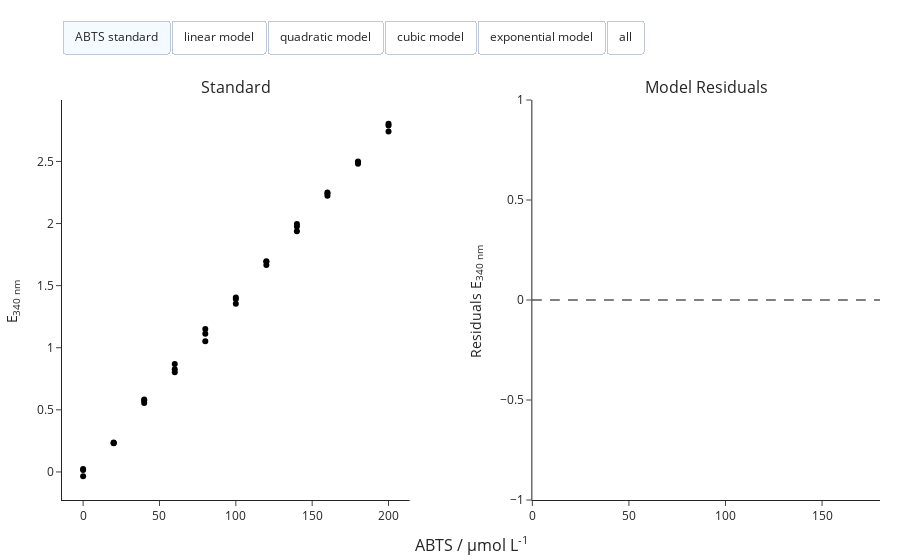

The notebook cell saved with this chart:
### Markdown cell above
## Model visualization

Models can be visualized, displaying the measured samples used for fitting of thee model, as well as the fitted model. Additionally, the residuals of the model are visualized.

### Code cell
# Visualize the models
calibrator.visualize()

### Figure 1 — Plotly figure (JSON) as saved in the notebook; plotly's stock layout.template omitted (floating-point values rounded to 4 significant figures; data arrays with more than 128 entries replaced by an {"elided": "..."} marker saying what was removed)
{"data": [{"customdata": ["ABTS standard"], "hovertemplate": "Signal: %{y:.2f}", "marker": {"color": "#000000"}, "mode": "markers", "name": "sample0", "showlegend": false, "type": "scatter", "visible": true, "x": [0], "xaxis": "x", "y": [0.02351], "yaxis": "y"}, {"customdata": ["ABTS standard"], "hovertemplate": "Signal: %{y:.2f}", "marker": {"color": "#000000"}, "mode": "markers", "name": "sample1", "showlegend": false, "type": "scatter", "visible": true, "x": [0], "xaxis": "x", "y": [-0.03469], "yaxis": "y"}, {"customdata": ["ABTS standard"], "hovertemplate": "Signal: %{y:.2f}", "marker": {"color": "#000000"}, "mode": "markers", "name": "sample2", "showlegend": false, "type": "scatter", "visible": true, "x": [0], "xaxis": "x", "y": [0.01535], "yaxis": "y"}, {"customdata": ["ABTS standard"], "hovertemplate": "Signal: %{y:.2f}", "marker": {"color": "#000000"}, "mode": "markers", "name": "sample3", "showlegend": false, "type": "scatter", "visible": true, "x": [20], "xaxis": "x", "y": [0.2374], "yaxis": "y"}, {"customdata": ["ABTS standard"], "hovertemplate": "Signal: %{y:.2f}", "marker": {"color": "#000000"}, "mode": "markers", "name": "sample4", "showlegend": false, "type": "scatter", "visible": true, "x": [20], "xaxis": "x", "y": [0.2322], "yaxis": "y"}, {"customdata": ["ABTS standard"], "hovertemplate": "Signal: %{y:.2f}", "marker": {"color": "#000000"}, "mode": "markers", "name": "sample5", "showlegend": false, "type": "scatter", "visible": true, "x": [20], "xaxis": "x", "y": [0.2306], "yaxis": "y"}, {"customdata": ["ABTS standard"], "hovertemplate": "Signal: %{y:.2f}", "marker": {"color": "#000000"}, "mode": "markers", "name": "sample6", "showlegend": false, "type": "scatter", "visible": true, "x": [40], "xaxis": "x", "y": [0.5755], "yaxis": "y"}, {"customdata": ["ABTS standard"], "hovertemplate": "Signal: %{y:.2f}", "marker": {"color": "#000000"}, "mode": "markers", "name": "sample7", "showlegend": false, "type": "scatter", "visible": true, "x": [40], "xaxis": "x", "y": [0.5829], "yaxis": "y"}, {"customdata": ["ABTS standard"], "hovertemplate": "Signal: %{y:.2f}", "marker": {"color": "#000000"}, "mode": "markers", "name": "sample8", "showlegend": false, "type": "scatter", "visible": true, "x": [40], "xaxis": "x", "y": [0.5544], "yaxis": "y"}, {"customdata": ["ABTS standard"], "hovertemplate": "Signal: %{y:.2f}", "marker": {"color": "#000000"}, "mode": "markers", "name": "sample9", "showlegend": false, "type": "scatter", "visible": true, "x": [60], "xaxis": "x", "y": [0.8685], "yaxis": "y"}, {"customdata": ["ABTS standard"], "hovertemplate": "Signal: %{y:.2f}", "marker": {"color": "#000000"}, "mode": "markers", "name": "sample10", "showlegend": false, "type": "scatter", "visible": true, "x": [60], "xaxis": "x", "y": [0.8036], "yaxis": "y"}, {"customdata": ["ABTS standard"], "hovertemplate": "Signal: %{y:.2f}", "marker": {"color": "#000000"}, "mode": "markers", "name": "sample11", "showlegend": false, "type": "scatter", "visible": true, "x": [60], "xaxis": "x", "y": [0.8267], "yaxis": "y"}, {"customdata": ["ABTS standard"], "hovertemplate": "Signal: %{y:.2f}", "marker": {"color": "#000000"}, "mode": "markers", "name": "sample12", "showlegend": false, "type": "scatter", "visible": true, "x": [80], "xaxis": "x", "y": [1.053], "yaxis": "y"}, {"customdata": ["ABTS standard"], "hovertemplate": "Signal: %{y:.2f}", "marker": {"color": "#000000"}, "mode": "markers", "name": "sample13", "showlegend": false, "type": "scatter", "visible": true, "x": [80], "xaxis": "x", "y": [1.113], "yaxis": "y"}, {"customdata": ["ABTS standard"], "hovertemplate": "Signal: %{y:.2f}", "marker": {"color": "#000000"}, "mode": "markers", "name": "sample14", "showlegend": false, "type": "scatter", "visible": true, "x": [80], "xaxis": "x", "y": [1.151], "yaxis": "y"}, {"customdata": ["ABTS standard"], "hovertemplate": "Signal: %{y:.2f}", "marker": {"color": "#000000"}, "mode": "markers", "name": "sample15", "showlegend": false, "type": "scatter", "visible": true, "x": [100], "xaxis": "x", "y": [1.354], "yaxis": "y"}, {"customdata": ["ABTS standard"], "hovertemplate": "Signal: %{y:.2f}", "marker": {"color": "#000000"}, "mode": "markers", "name": "sample16", "showlegend": false, "type": "scatter", "visible": true, "x": [100], "xaxis": "x", "y": [1.405], "yaxis": "y"}, {"customdata": ["ABTS standard"], "hovertemplate": "Signal: %{y:.2f}", "marker": {"color": "#000000"}, "mode": "markers", "name": "sample17", "showlegend": false, "type": "scatter", "visible": true, "x": [100], "xaxis": "x", "y": [1.393], "yaxis": "y"}, {"customdata": ["ABTS standard"], "hovertemplate": "Signal: %{y:.2f}", "marker": {"color": "#000000"}, "mode": "markers", "name": "sample18", "showlegend": false, "type": "scatter", "visible": true, "x": [120], "xaxis": "x", "y": [1.696], "yaxis": "y"}, {"customdata": ["ABTS standard"], "hovertemplate": "Signal: %{y:.2f}", "marker": {"color": "#000000"}, "mode": "markers", "name": "sample19", "showlegend": false, "type": "scatter", "visible": true, "x": [120], "xaxis": "x", "y": [1.692], "yaxis": "y"}, {"customdata": ["ABTS standard"], "hovertemplate": "Signal: %{y:.2f}", "marker": {"color": "#000000"}, "mode": "markers", "name": "sample20", "showlegend": false, "type": "scatter", "visible": true, "x": [120], "xaxis": "x", "y": [1.666], "yaxis": "y"}, {"customdata": ["ABTS standard"], "hovertemplate": "Signal: %{y:.2f}", "marker": {"color": "#000000"}, "mode": "markers", "name": "sample21", "showlegend": false, "type": "scatter", "visible": true, "x": [140], "xaxis": "x", "y": [1.937], "yaxis": "y"}, {"customdata": ["ABTS standard"], "hovertemplate": "Signal: %{y:.2f}", "marker": {"color": "#000000"}, "mode": "markers", "name": "sample22", "showlegend": false, "type": "scatter", "visible": true, "x": [140], "xaxis": "x", "y": [1.996], "yaxis": "y"}, {"customdata": ["ABTS standard"], "hovertemplate": "Signal: %{y:.2f}", "marker": {"color": "#000000"}, "mode": "markers", "name": "sample23", "showlegend": false, "type": "scatter", "visible": true, "x": [140], "xaxis": "x", "y": [1.975], "yaxis": "y"}, {"customdata": ["ABTS standard"], "hovertemplate": "Signal: %{y:.2f}", "marker": {"color": "#000000"}, "mode": "markers", "name": "sample24", "showlegend": false, "type": "scatter", "visible": true, "x": [160], "xaxis": "x", "y": [2.25], "yaxis": "y"}, {"customdata": ["ABTS standard"], "hovertemplate": "Signal: %{y:.2f}", "marker": {"color": "#000000"}, "mode": "markers", "name": "sample25", "showlegend": false, "type": "scatter", "visible": true, "x": [160], "xaxis": "x", "y": [2.241], "yaxis": "y"}, {"customdata": ["ABTS standard"], "hovertemplate": "Signal: %{y:.2f}", "marker": {"color": "#000000"}, "mode": "markers", "name": "sample26", "showlegend": false, "type": "scatter", "visible": true, "x": [160], "xaxis": "x", "y": [2.224], "yaxis": "y"}, {"customdata": ["ABTS standard"], "hovertemplate": "Signal: %{y:.2f}", "marker": {"color": "#000000"}, "mode": "markers", "name": "sample27", "showlegend": false, "type": "scatter", "visible": true, "x": [180], "xaxis": "x", "y": [2.482], "yaxis": "y"}, {"customdata": ["ABTS standard"], "hovertemplate": "Signal: %{y:.2f}", "marker": {"color": "#000000"}, "mode": "markers", "name": "sample28", "showlegend": false, "type": "scatter", "visible": true, "x": [180], "xaxis": "x", "y": [2.493], "yaxis": "y"}, {"customdata": ["ABTS standard"], "hovertemplate": "Signal: %{y:.2f}", "marker": {"color": "#000000"}, "mode": "markers", "name": "sample29", "showlegend": false, "type": "scatter", "visible": true, "x": [180], "xaxis": "x", "y": [2.5], "yaxis": "y"}, {"customdata": ["ABTS standard"], "hovertemplate": "Signal: %{y:.2f}", "marker": {"color": "#000000"}, "mode": "markers", "name": "sample30", "showlegend": false, "type": "scatter", "visible": true, "x": [200], "xaxis": "x", "y": [2.804], "yaxis": "y"}, {"customdata": ["ABTS standard"], "hovertemplate": "Signal: %{y:.2f}", "marker": {"color": "#000000"}, "mode": "markers", "name": "sample31", "showlegend": false, "type": "scatter", "visible": true, "x": [200], "xaxis": "x", "y": [2.79], "yaxis": "y"}, {"customdata": ["ABTS standard"], "hovertemplate": "Signal: %{y:.2f}", "marker": {"color": "#000000"}, "mode": "markers", "name": "sample32", "showlegend": false, "type": "scatter", "visible": true, "x": [200], "xaxis": "x", "y": [2.741], "yaxis": "y"}, {"customdata": ["linear model"], "hovertemplate": "Signal: %{y:.2f}", "marker": {"color": "#636EFA"}, "mode": "lines", "name": "linear model", "type": "scatter", "visible": false, "x": {"elided": "150 float values"}, "xaxis": "x", "y": {"elided": "150 float values"}, "yaxis": "y"}, {"customdata": ["linear model"], "hoverinfo": "skip", "hovertemplate": "Signal: %{y:.2f}", "marker": {"color": "#636EFA"}, "mode": "markers", "name": "Residuals", "type": "scatter", "visible": false, "x": [0, 0, 0, 20, 20, 20, 40, 40, 40, 60, 60, 60, 80, 80, 80, 100, 100, 100, 120, 120, 120, 140, 140, 140, 160, 160, 160, 180, 180, 180], "xaxis": "x2", "y": [0.02351, -0.03469, 0.01535, -0.04137, -0.04652, -0.04816, 0.01798, 0.02539, -0.003053, 0.03222, -0.03267, -0.009553, -0.06202, -0.002086, 0.0358, -0.03982, 0.01172, -0.001091, 0.02351, 0.01997, -0.006494, -0.01425, 0.04483, 0.02402, 0.02019, 0.01123, -0.005991, -0.0268, -0.01583, -0.008814], "yaxis": "y2"}, {"customdata": ["linear model"], "hovertemplate": "Signal: %{y:.2f}", "line": {"color": "grey", "dash": "dash", "width": 2}, "showlegend": false, "type": "scatter", "visible": true, "x": [0, 0, 0, 20, 20, 20, 40, 40, 40, 60, 60, 60, 80, 80, 80, 100, 100, 100, 120, 120, 120, 140, 140, 140, 160, 160, 160, 180, 180, 180], "xaxis": "x2", "y": [0, 0, 0, 0, 0, 0, 0, 0, 0, 0, 0, 0, 0, 0, 0, 0, 0, 0, 0, 0, 0, 0, 0, 0, 0, 0, 0, 0, 0, 0], "yaxis": "y2"}, {"customdata": ["quadratic model"], "hovertemplate": "Signal: %{y:.2f}", "marker": {"color": "#EF553B"}, "mode": "lines", "name": "quadratic model", "type": "scatter", "visible": false, "x": {"elided": "150 float values"}, "xaxis": "x", "y": {"elided": "150 float values"}, "yaxis": "y"}, {"customdata": ["quadratic model"], "hoverinfo": "skip", "hovertemplate": "Signal: %{y:.2f}", "marker": {"color": "#EF553B"}, "mode": "markers", "name": "Residuals", "type": "scatter", "visible": false, "x": [0, 0, 0, 20, 20, 20, 40, 40, 40, 60, 60, 60, 80, 80, 80, 100, 100, 100, 120, 120, 120, 140, 140, 140, 160, 160, 160, 180, 180, 180], "xaxis": "x2", "y": [0.02351, -0.03469, 0.01535, -0.0409, -0.04604, -0.04768, 0.01878, 0.02618, -0.00226, 0.03318, -0.03171, -0.008596, -0.06106, -0.001121, 0.03677, -0.039, 0.01254, -0.0002735, 0.02402, 0.02049, -0.005979, -0.0142, 0.04489, 0.02408, 0.01964, 0.01067, -0.006547, -0.02812, -0.01715, -0.01014], "yaxis": "y2"}, {"customdata": ["quadratic model"], "hovertemplate": "Signal: %{y:.2f}", "line": {"color": "grey", "dash": "dash", "width": 2}, "showlegend": false, "type": "scatter", "visible": true, "x": [0, 0, 0, 20, 20, 20, 40, 40, 40, 60, 60, 60, 80, 80, 80, 100, 100, 100, 120, 120, 120, 140, 140, 140, 160, 160, 160, 180, 180, 180], "xaxis": "x2", "y": [0, 0, 0, 0, 0, 0, 0, 0, 0, 0, 0, 0, 0, 0, 0, 0, 0, 0, 0, 0, 0, 0, 0, 0, 0, 0, 0, 0, 0, 0], "yaxis": "y2"}, {"customdata": ["cubic model"], "hovertemplate": "Signal: %{y:.2f}", "marker": {"color": "#00CC96"}, "mode": "lines", "name": "cubic model", "type": "scatter", "visible": false, "x": {"elided": "150 float values"}, "xaxis": "x", "y": {"elided": "150 float values"}, "yaxis": "y"}, {"customdata": ["cubic model"], "hoverinfo": "skip", "hovertemplate": "Signal: %{y:.2f}", "marker": {"color": "#00CC96"}, "mode": "markers", "name": "Residuals", "type": "scatter", "visible": false, "x": [0, 0, 0, 20, 20, 20, 40, 40, 40, 60, 60, 60, 80, 80, 80, 100, 100, 100, 120, 120, 120, 140, 140, 140, 160, 160, 160, 180, 180, 180], "xaxis": "x2", "y": [0.02351, -0.03469, 0.01535, -0.0291, -0.03425, -0.03589, 0.03294, 0.04035, 0.0119, 0.04324, -0.02165, 0.001469, -0.05861, 0.001328, 0.03922, -0.04473, 0.006806, -0.006005, 0.0125, 0.008963, -0.0175, -0.02617, 0.03291, 0.01211, 0.0155, 0.006538, -0.01068, -0.01317, -0.002201, 0.004816], "yaxis": "y2"}, {"customdata": ["cubic model"], "hovertemplate": "Signal: %{y:.2f}", "line": {"color": "grey", "dash": "dash", "width": 2}, "showlegend": false, "type": "scatter", "visible": true, "x": [0, 0, 0, 20, 20, 20, 40, 40, 40, 60, 60, 60, 80, 80, 80, 100, 100, 100, 120, 120, 120, 140, 140, 140, 160, 160, 160, 180, 180, 180], "xaxis": "x2", "y": [0, 0, 0, 0, 0, 0, 0, 0, 0, 0, 0, 0, 0, 0, 0, 0, 0, 0, 0, 0, 0, 0, 0, 0, 0, 0, 0, 0, 0, 0], "yaxis": "y2"}, {"customdata": ["exponential model"], "hovertemplate": "Signal: %{y:.2f}", "marker": {"color": "#AB63FA"}, "mode": "lines", "name": "exponential model", "type": "scatter", "visible": false, "x": {"elided": "150 float values"}, "xaxis": "x", "y": {"elided": "150 float values"}, "yaxis": "y"}, {"customdata": ["exponential model"], "hoverinfo": "skip", "hovertemplate": "Signal: %{y:.2f}", "marker": {"color": "#AB63FA"}, "mode": "markers", "name": "Residuals", "type": "scatter", "visible": false, "x": [0, 0, 0, 20, 20, 20, 40, 40, 40, 60, 60, 60, 80, 80, 80, 100, 100, 100, 120, 120, 120, 140, 140, 140, 160, 160, 160, 180, 180, 180], "xaxis": "x2", "y": [-0.4067, -0.4649, -0.4148, -0.2907, -0.2958, -0.2975, -0.07281, -0.0654, -0.09384, 0.0726, 0.007715, 0.03083, 0.07594, 0.1359, 0.1738, 0.1545, 0.206, 0.1932, 0.2235, 0.22, 0.1935, 0.1293, 0.1884, 0.1676, 0.031, 0.02204, 0.004819, -0.2424, -0.2314, -0.2244], "yaxis": "y2"}, {"customdata": ["exponential model"], "hovertemplate": "Signal: %{y:.2f}", "line": {"color": "grey", "dash": "dash", "width": 2}, "showlegend": false, "type": "scatter", "visible": true, "x": [0, 0, 0, 20, 20, 20, 40, 40, 40, 60, 60, 60, 80, 80, 80, 100, 100, 100, 120, 120, 120, 140, 140, 140, 160, 160, 160, 180, 180, 180], "xaxis": "x2", "y": [0, 0, 0, 0, 0, 0, 0, 0, 0, 0, 0, 0, 0, 0, 0, 0, 0, 0, 0, 0, 0, 0, 0, 0, 0, 0, 0, 0, 0, 0], "yaxis": "y2"}], "layout": {"annotations": [{"font": {"size": 16}, "showarrow": false, "text": "Standard", "x": 0.2125, "xanchor": "center", "xref": "paper", "y": 1, "yanchor": "bottom", "yref": "paper"}, {"font": {"size": 16}, "showarrow": false, "text": "Model Residuals", "x": 0.7875, "xanchor": "center", "xref": "paper", "y": 1, "yanchor": "bottom", "yref": "paper"}, {"font": {"size": 16}, "showarrow": false, "text": "ABTS / µmol L<sup>-1</sup>", "x": 0.5, "xanchor": "center", "xref": "paper", "y": 0, "yanchor": "top", "yref": "paper", "yshift": -30}], "margin": {"b": 60, "l": 20, "r": 20, "t": 100}, "updatemenus": [{"active": 0, "buttons": [{"args": [{"visible": [true, true, true, true, true, true, true, true, true, true, true, true, true, true, true, true, true, true, true, true, true, true, true, true, true, true, true, true, true, true, true, true, true, false, false, false, false, false, false, false, false, false, false, false, false]}], "label": "ABTS standard", "method": "update"}, {"args": [{"title": "linear model", "visible": [true, true, true, true, true, true, true, true, true, true, true, true, true, true, true, true, true, true, true, true, true, true, true, true, true, true, true, true, true, true, true, true, true, true, true, true, false, false, false, false, false, false, false, false, false]}], "label": "linear model", "method": "update"}, {"args": [{"title": "quadratic model", "visible": [true, true, true, true, true, true, true, true, true, true, true, true, true, true, true, true, true, true, true, true, true, true, true, true, true, true, true, true, true, true, true, true, true, false, false, false, true, true, true, false, false, false, false, false, false]}], "label": "quadratic model", "method": "update"}, {"args": [{"title": "cubic model", "visible": [true, true, true, true, true, true, true, true, true, true, true, true, true, true, true, true, true, true, true, true, true, true, true, true, true, true, true, true, true, true, true, true, true, false, false, false, false, false, false, true, true, true, false, false, false]}], "label": "cubic model", "method": "update"}, {"args": [{"title": "exponential model", "visible": [true, true, true, true, true, true, true, true, true, true, true, true, true, true, true, true, true, true, true, true, true, true, true, true, true, true, true, true, true, true, true, true, true, false, false, false, false, false, false, false, false, false, true, true, true]}], "label": "exponential model", "method": "update"}, {"args": [{"visible": [true, true, true, true, true, true, true, true, true, true, true, true, true, true, true, true, true, true, true, true, true, true, true, true, true, true, true, true, true, true, true, true, true, true, true, true, true, true, true, true, true, true, true, true, true]}], "label": "all", "method": "update"}], "direction": "right", "type": "buttons", "x": 0, "xanchor": "left", "y": 1.2, "yanchor": "top"}], "xaxis": {"anchor": "y", "domain": [0, 0.425]}, "xaxis2": {"anchor": "y2", "domain": [0.575, 1]}, "yaxis": {"anchor": "x", "domain": [0, 1], "title": {"text": "E<sub>340 nm <sub>"}}, "yaxis2": {"anchor": "x2", "domain": [0, 1], "title": {"text": "Residuals E<sub>340 nm <sub>"}}}}
